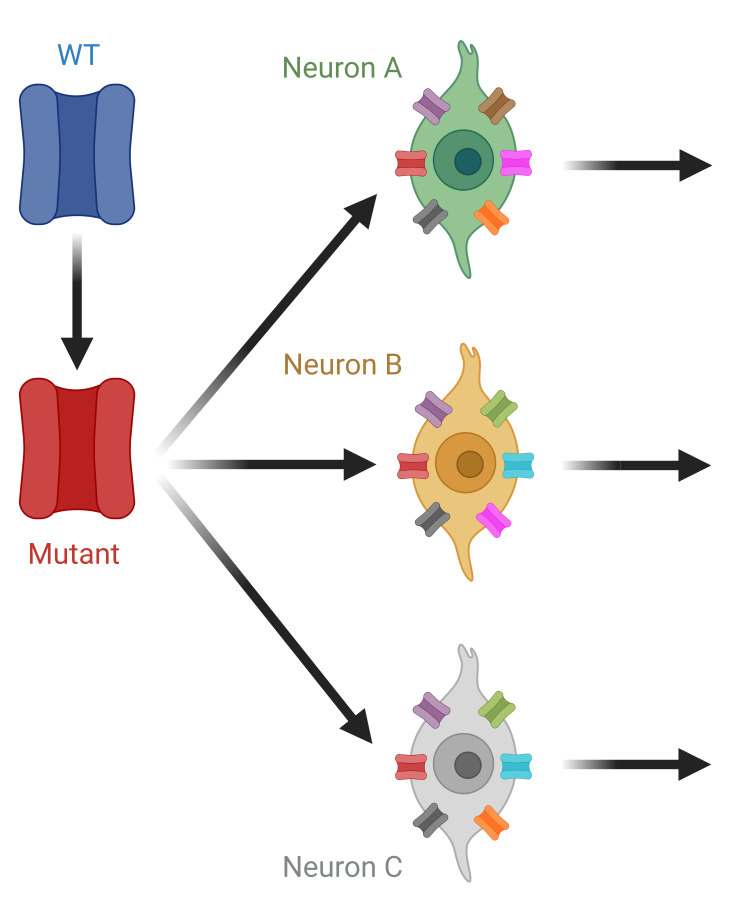
#> input picture Figures/summary_diagram.png, 2933 x 3682 px, found by its file name (shown at 1/4 size)
$ python summary_fig.py
#> lines starting #> are read from the running program, lines starting #| are printed output that depends on the picture
### Figures/plotstyle.py
# -*- coding: utf-8 -*-
"""
Script to define functions to change RC parameters of matplotlib

"""
__author__ = "Nils A. Koch"
__copyright__ = "Copyright 2022, Nils A. Koch"
__license__ = "MIT"


import matplotlib.pyplot as plt


def scheme_style():
    '''
    Update matplotlib RC parameters
    '''
    plt.rcParams['xtick.direction'] = 'out'
    plt.rcParams['ytick.direction'] = 'out'
    plt.rcParams['axes.titlesize'] = 20
    plt.rcParams['axes.labelsize'] = 8
    plt.rcParams['lines.linewidth'] = 2
    plt.rcParams['lines.markersize'] = 10
    plt.rcParams['xtick.labelsize'] = 10
    plt.rcParams['ytick.labelsize'] = 10
    plt.rcParams['savefig.bbox'] = 'tight'
    plt.rcParams['figure.dpi'] = 300


# [54 lines left out: functions plot_style, corr_style, mut_style, not called in this run]

### Figures/summary_fig.py
"""
Script to plot summary diagram - Figure 7

"""
__author__ = "Nils A. Koch"
__copyright__ = "Copyright 2022, Nils A. Koch"
__license__ = "MIT"

import numpy as np
import matplotlib.pyplot as plt
import matplotlib.gridspec as gridspec
import matplotlib.ticker as ticker
from matplotlib.colors import colorConverter as cc
from matplotlib.colors import to_hex
import string
from Figures.plotstyle import scheme_style
import pandas as pd
from matplotlib import cm

colorslist = [  '#40A787', # cyan'#
        '#F0D730',  # yellow
        '#C02717',  # red
        '#007030',  # dark green
        '#AAB71B',  # lightgreen
        '#008797',  # light blue
        '#F78017',  # orange
        '#478010',  # green
        '#53379B',  # purple
        '#2060A7',  # blue
        '#873770',  # magenta
        '#D03050'  # pink
    ]


def cm2inch(*tupl):
    inch = 2.54
    if isinstance(tupl[0], tuple):
        return tuple(i / inch for i in tupl[0])
    else:
        return tuple(i / inch for i in tupl)


def show_spines(ax, spines='lrtb'):
    """ Show and hide spines.

    From github.com/janscience/plottools.git  spines.py

    Parameters
    ----------
    ax: matplotlib figure, matplotlib axis, or list of matplotlib axes
        Axis on which spine and ticks visibility is manipulated.
        If figure, then apply manipulations on all axes of the figure.
        If list of axes, apply manipulations on each of the given axes.
    spines: string
        Specify which spines and ticks should be shown.
        All other ones or hidden.
        'l' is the left spine, 'r' the right spine,
        't' the top one and 'b' the bottom one.
        E.g. 'lb' shows the left and bottom spine, and hides the top
        and and right spines, as well as their tick marks and labels.
        '' shows no spines at all.
        'lrtb' shows all spines and tick marks.

    Examples
    --------
    ```py
    import matplotlib.pyplot as plt
    import plottools.spines

    fig, (ax0, ax1, ax2) = plt.subplots(1, 3)
    ax0.show_spines('lb')
    ax1.show_spines('bt')
    ax2.show_spines('tr')
    ```
    ![show](figures/spines-show.png)
    """
    # collect spine visibility:
    xspines = []
    if 't' in spines:
        xspines.append('top')
    if 'b' in spines:
        xspines.append('bottom')
    yspines = []
    if 'l' in spines:
        yspines.append('left')
    if 'r' in spines:
        yspines.append('right')
    # collect axes:
    if isinstance(ax, (list, tuple, np.ndarray)):
        axs = ax
    elif hasattr(ax, 'get_axes'):
        # ax is figure:
        axs = ax.get_axes()
    else:
        axs = [ax]
    if not isinstance(axs, (list, tuple)):
        axs = [axs]
    for ax in axs:
        # hide spines:
        ax.spines['top'].set_visible('top' in xspines)
        ax.spines['bottom'].set_visible('bottom' in xspines)
        ax.spines['left'].set_visible('left' in yspines)
        ax.spines['right'].set_visible('right' in yspines)
        # ticks:
        if len(xspines) == 0:
            ax.xaxis.set_ticks_position('none')
            ax.xaxis.label.set_visible(False)
            ax.xaxis._orig_major_locator = ax.xaxis.get_major_locator()
            ax.xaxis.set_major_locator(ticker.NullLocator())
        else:
            if hasattr(ax.xaxis, '_orig_major_locator'):
                ax.xaxis.set_major_locator(ax.xaxis._orig_major_locator)
                delattr(ax.xaxis, '_orig_major_locator')
            elif isinstance(ax.xaxis.get_major_locator(), ticker.NullLocator):
                ax.xaxis.set_major_locator(ticker.AutoLocator())
            if len(xspines) == 1:
                ax.xaxis.set_ticks_position(xspines[0])
                ax.xaxis.set_label_position(xspines[0])
            else:
                ax.xaxis.set_ticks_position('both')
                ax.xaxis.set_label_position('bottom')
        if len(yspines) == 0:
            ax.yaxis.set_ticks_position('none')
            ax.yaxis.label.set_visible(False)
            ax.yaxis._orig_major_locator = ax.yaxis.get_major_locator()
            ax.yaxis.set_major_locator(ticker.NullLocator())
        else:
            if hasattr(ax.yaxis, '_orig_major_locator'):
                ax.yaxis.set_major_locator(ax.yaxis._orig_major_locator)
                delattr(ax.yaxis, '_orig_major_locator')
            elif isinstance(ax.yaxis.get_major_locator(), ticker.NullLocator):
                ax.yaxis.set_major_locator(ticker.AutoLocator())
            if len(yspines) == 1:
                ax.yaxis.set_ticks_position(yspines[0])
                ax.yaxis.set_label_position(yspines[0])
            else:
                ax.yaxis.set_ticks_position('both')
                ax.yaxis.set_label_position('left')


# [82 lines left out: functions lighter, plot_sqrt, plot_AUC, not called in this run]


def plot_diff_sqrt(ax, a=1, b=0.2, c=100, d=0, a2=1, b2=0.2, c2=100, d2=0):
    show_spines(ax, 'lb')
    x = np.linspace(0, 1, 10000)
    y = c * np.sqrt(a * (x - b)) + d
    y2 = c2 * np.sqrt(a2 * (x - b2)) + d2
    ax.plot(x, y, colorslist[9])
    ax.plot(x, y2, colorslist[2])
    ax.set_xlim(0, 1)
    ax.set_ylim(0, ax.get_ylim()[1])
    ax.set_xticks([])
    ax.set_yticks([])
    ax.set_xlabel('Current')
    ax.set_ylabel('Frequency')


# [20 lines left out: function plot_quadrant, not called in this run]

def plot_g(ax, df, i):
    tab10 = [cm.tab10(x) for x in np.linspace(0., 1, 10)]
    Accent = [cm.Accent(x) for x in np.linspace(0., 1, 8)]
    colors = [colorslist[2], Accent[7], tab10[4], 'limegreen', tab10[5], tab10[9], tab10[1], 'fuchsia']
    df.plot.bar(y=i, rot=90, ax=ax, legend=False, color=colors, ylabel='$\mathrm{g}_{\mathrm{max}}$', width=0.75)
    show_spines(ax, spines='lb')
    ax.set_xticks([])
    ax.set_yticks([])
    ax.set_ylim(0, 8)
    ax.set_xlim(-0.75, 8)
    return ax

index =               ['1', '2',   '3','4','5','6','7','8']
df = pd.DataFrame({1: [6,   5.5,    2,  0,  1., 0,  6,  1.5],
                   2: [8,   5,      8,  4,  0., 4,  0,  6.],
                   3: [4,   4,      3,  3,  0., 1,  3,  0.]}, index=index)

# %% with legend
scheme_style()
import matplotlib.image as mpimg
img = mpimg.imread('./Figures/summary_diagram.png')
#> img is the input picture: shape (3682, 2933, 4) float32; mean R, G, B, A 0.946, 0.935, 0.929, 1
inset_ylim = (0, 100)
lfsize = 7
fig = plt.figure(figsize=cm2inch(23, 15))
gs = gridspec.GridSpec(15, 3, top=0.95, bottom=0.1, left=0.15, right=0.95, hspace=0.4, wspace=0.2)

ax1 = fig.add_subplot(gs[1:4,2])
ax2 = fig.add_subplot(gs[6:9,2])
ax3 = fig.add_subplot(gs[11:14,2])


ax0 = fig.add_subplot(gs[:, :2])
ax0.imshow(img)
show_spines(ax0, '')
axin1 = ax0.inset_axes([2200, 0, 400.0, 300], transform=ax0.transData)
axin1 = plot_g(axin1, df, 1)
axin2 = ax0.inset_axes([2200, 1200, 400.0, 300], transform=ax0.transData)
axin2 = plot_g(axin2, df, 2)
axin3 = ax0.inset_axes([2200, 2400, 400.0, 300], transform=ax0.transData)
axin3 = plot_g(axin3, df, 3)

plot_diff_sqrt(ax1, b2=0.06, c2=65)
ax1.set_ylim(inset_ylim)
ax1.annotate('', (0.225, 7), (0.07, 7),
                arrowprops=dict(arrowstyle="<|-", color=colorslist[2], lw=0.5, mutation_scale=5), zorder=-10)  #
ax1.annotate('', (0.8, 80), (0.85, 55),
                arrowprops=dict(arrowstyle="<|-", color=colorslist[2], lw=0.5, mutation_scale=5), zorder=-10)  #
ax1.text(x=0.85, y=90, s='WT',color=colorslist[9],rotation=17.5, fontsize=lfsize, weight='bold')
ax1.text(x=0.75, y=37.5, s='Mutant',color=colorslist[2],rotation=10, fontsize=lfsize, weight='bold')

plot_diff_sqrt(ax2, b2=0.4, c2=200)
ax2.set_ylim(inset_ylim)
ax2.annotate('', (0.19, 7), (0.41, 7),
                arrowprops=dict(arrowstyle="<|-", color=colorslist[2], lw=0.5, mutation_scale=5), zorder=-10)
ax2.annotate('', (0.75, 70), (0.6, 90),
                arrowprops=dict(arrowstyle="<|-", color=colorslist[2], lw=0.5, mutation_scale=5), zorder=-10)
ax2.text(x=0.85, y=90, s='WT',color=colorslist[9],rotation=17.5, fontsize=lfsize, weight='bold')
ax2.text(x=0.4, y=60, s='Mutant',color=colorslist[2],rotation=52, fontsize=lfsize, weight='bold')

plot_diff_sqrt(ax3, b2=0.09, c2=200)
ax3.set_ylim(inset_ylim)
ax3.annotate('', (0.225, 7), (0.085, 7),
                arrowprops=dict(arrowstyle="<|-", color=colorslist[2], lw=0.5, mutation_scale=5), zorder=-10)
ax3.annotate('', (0.55, 55), (0.3, 90),
                arrowprops=dict(arrowstyle="<|-", color=colorslist[2], lw=0.5, mutation_scale=5), zorder=-10)
ax3.text(x=0.85, y=90, s='WT',color=colorslist[9],rotation=17.5, fontsize=lfsize, weight='bold')
ax3.text(x=0.09, y=60, s='Mutant',color=colorslist[2],rotation=53, fontsize=lfsize, weight='bold')

fig.savefig('./Figures/summary_fig.tif', dpi=600, bbox_inches='tight')  # , dpi=fig.dpi #pdf #eps
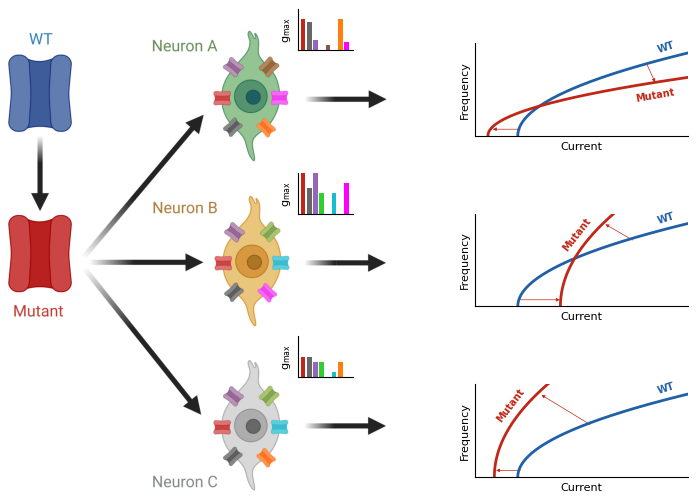
#> figure drawn by matplotlib, 4 panels
plt.show()
